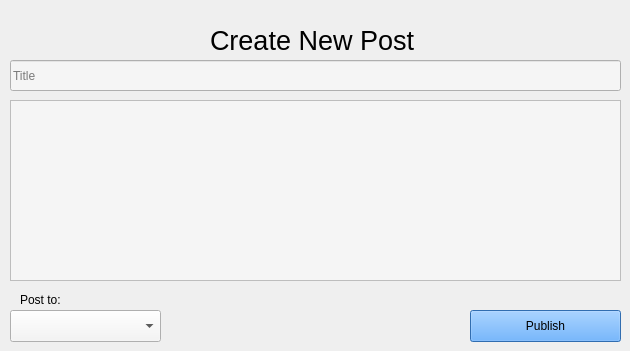
    <widget class="QWidget" name="newPost">
     <widget class="QLabel" name="label_2">
      <property name="geometry">
       <rect>
        <x>210</x>
        <y>30</y>
        <width>211</width>
        <height>20</height>
       </rect>
      </property>
      <property name="font">
       <font>
        <pointsize>20</pointsize>
        <bold>false</bold>
        <stylestrategy>PreferAntialias</stylestrategy>
        <kerning>true</kerning>
       </font>
      </property>
      <property name="text">
       <string>Create New Post</string>
      </property>
     </widget>
     <widget class="QPlainTextEdit" name="postBox">
      <property name="geometry">
       <rect>
        <x>10</x>
        <y>100</y>
        <width>611</width>
        <height>181</height>
       </rect>
      </property>
      <property name="styleSheet">
       <string notr="true">background: rgb(245, 245, 245);</string>
      </property>
     </widget>
     <widget class="QComboBox" name="selectGroup">
      <property name="geometry">
       <rect>
        <x>10</x>
        <y>310</y>
        <width>151</width>
        <height>32</height>
       </rect>
      </property>
      <property name="styleSheet">
       <string notr="true">background: rgb(245, 245, 245);</string>
      </property>
      <property name="placeholderText">
       <string>Select Group</string>
      </property>
      <item>
       <property name="text">
        <string>All</string>
       </property>
      </item>
     </widget>
     <widget class="QLabel" name="label_5">
      <property name="geometry">
       <rect>
        <x>20</x>
        <y>290</y>
        <width>51</width>
        <height>20</height>
       </rect>
      </property>
      <property name="text">
       <string>Post to:</string>
      </property>
     </widget>
     <widget class="QPushButton" name="p_publish">
      <property name="geometry">
       <rect>
        <x>470</x>
        <y>310</y>
        <width>151</width>
        <height>32</height>
       </rect>
      </property>
      <property name="styleSheet">
       <string notr="true">background: rgb(68, 153, 247);</string>
      </property>
      <property name="text">
       <string>Publish</string>
      </property>
     </widget>
     <widget class="QLineEdit" name="p_titleBox">
      <property name="geometry">
       <rect>
        <x>10</x>
        <y>60</y>
        <width>611</width>
        <height>31</height>
       </rect>
      </property>
      <property name="styleSheet">
       <string notr="true">background: rgb(245, 245, 245);</string>
      </property>
      <property name="frame">
       <bool>true</bool>
      </property>
      <property name="placeholderText">
       <string>Title</string>
      </property>
     </widget>
    </widget>
